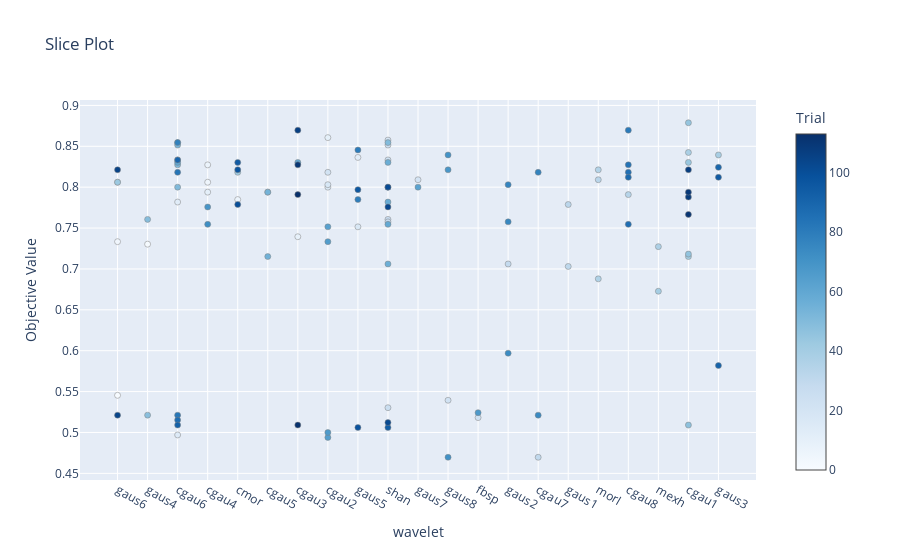

The notebook cell this image was saved under:
### Code cell
visualization.plot_slice(study)

### Figure 1 — Plotly figure (JSON) as saved in the notebook; plotly's stock layout.template omitted (floating-point values rounded to 4 significant figures)
{"data": [{"marker": {"color": [0, 1, 2, 3, 4, 5, 6, 7, 8, 9, 10, 11, 12, 13, 14, 15, 16, 17, 18, 19, 20, 21, 22, 23, 24, 25, 26, 27, 28, 29, 30, 31, 32, 33, 34, 35, 36, 37, 38, 39, 40, 41, 42, 43, 44, 45, 46, 47, 48, 49, 50, 51, 52, 53, 54, 55, 56, 57, 58, 59, 60, 61, 62, 63, 64, 65, 66, 67, 68, 69, 70, 71, 72, 73, 74, 75, 76, 77, 78, 79, 80, 81, 82, 83, 84, 85, 86, 87, 88, 89, 90, 91, 92, 93, 94, 95, 96, 97, 98, 99, 100, 101, 102, 103, 104, 105, 106, 107, 108, 109, 110, 111, 112, 113], "colorbar": {"title": {"text": "Trial"}, "x": 1, "xpad": 40}, "colorscale": [[0, "rgb(247,251,255)"], [0.125, "rgb(222,235,247)"], [0.25, "rgb(198,219,239)"], [0.375, "rgb(158,202,225)"], [0.5, "rgb(107,174,214)"], [0.625, "rgb(66,146,198)"], [0.75, "rgb(33,113,181)"], [0.875, "rgb(8,81,156)"], [1, "rgb(8,48,107)"]], "line": {"color": "Grey", "width": 0.5}}, "mode": "markers", "showlegend": false, "type": "scatter", "x": ["gaus6", "gaus4", "gaus6", "cgau6", "gaus6", "cgau4", "cmor", "cgau4", "cgau5", "cgau3", "cgau2", "cgau4", "gaus5", "cgau6", "cgau6", "cgau6", "cgau2", "gaus5", "cgau2", "shan", "gaus7", "cgau2", "gaus8", "fbsp", "shan", "shan", "shan", "shan", "shan", "gaus2", "cgau7", "gaus1", "gaus1", "morl", "cgau8", "morl", "morl", "mexh", "cgau1", "gaus3", "mexh", "cgau1", "cmor", "gaus6", "cgau1", "cgau1", "cgau1", "cgau1", "gaus4", "gaus4", "shan", "cgau6", "cgau6", "cgau6", "cgau5", "cgau5", "shan", "shan", "shan", "shan", "cgau3", "cgau6", "gaus7", "cgau2", "cgau2", "cgau2", "cgau2", "fbsp", "gaus8", "cgau4", "gaus8", "gaus8", "cgau4", "gaus2", "cgau7", "gaus2", "gaus2", "cgau7", "cgau6", "gaus5", "gaus5", "cgau8", "cgau6", "cgau6", "cgau8", "cgau8", "cgau8", "cgau6", "cgau8", "gaus3", "cgau6", "gaus3", "cgau6", "shan", "cmor", "gaus3", "gaus5", "cmor", "gaus5", "shan", "cmor", "shan", "shan", "shan", "gaus6", "gaus6", "cgau3", "cgau1", "cgau1", "cgau1", "cgau3", "cgau1", "cgau3", "cgau3"], "y": [0.5455, 0.7303, 0.8061, 0.8333, 0.7333, 0.8061, 0.7848, 0.8273, 0.7939, 0.7394, 0.8606, 0.7939, 0.8364, 0.7818, 0.8545, 0.497, 0.8, 0.7515, 0.803, 0.8576, 0.8091, 0.8182, 0.5394, 0.5182, 0.8333, 0.8515, 0.5303, 0.7606, 0.7576, 0.7061, 0.4697, 0.703, 0.7788, 0.8091, 0.7909, 0.8212, 0.6879, 0.7273, 0.8424, 0.8394, 0.6727, 0.7152, 0.8182, 0.8061, 0.8303, 0.8788, 0.7182, 0.5091, 0.5212, 0.7606, 0.8545, 0.8, 0.8273, 0.8515, 0.7939, 0.7152, 0.7061, 0.8303, 0.7818, 0.7545, 0.8303, 0.8303, 0.8, 0.7515, 0.4939, 0.7333, 0.5, 0.5242, 0.8212, 0.7758, 0.8394, 0.4697, 0.7545, 0.597, 0.5212, 0.7576, 0.803, 0.8182, 0.8545, 0.7848, 0.8455, 0.8697, 0.5212, 0.8182, 0.8273, 0.8182, 0.7545, 0.5152, 0.8121, 0.8242, 0.8333, 0.5818, 0.5091, 0.5061, 0.8303, 0.8121, 0.797, 0.8212, 0.5061, 0.8, 0.7788, 0.8, 0.5121, 0.7758, 0.5212, 0.8212, 0.8697, 0.8212, 0.7879, 0.7939, 0.8273, 0.7667, 0.5091, 0.7909]}], "layout": {"title": {"text": "Slice Plot"}, "xaxis": {"title": {"text": "wavelet"}}, "yaxis": {"title": {"text": "Objective Value"}}}}
